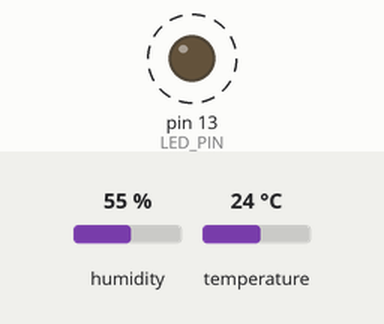
This sketch was run on a simulated Arduino Uno, built with avr-gcc and run on an emulated ATmega328P. On the bench: output pins drawn as LEDs (lit = HIGH). Dashed ring = blinking. The test bench sets the inputs (shaded band); at power-on: humidity 55 %, temperature 24 °C. What the sketch prints to the serial monitor is not drawn.

Above: at 3.1 s.
3.2 s: humidity set to 31 %
6.7 s: humidity set to 28 %
12.9 s: temperature set to 12 °C
Timing chart, 0 to 25.4 s (numbered marks = the images above; inputs shaded):
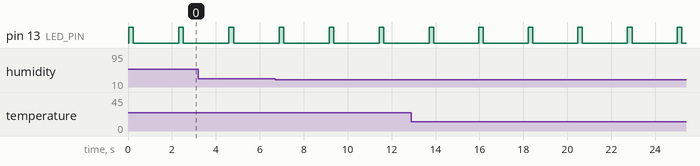

The sketch:

dhtwithled.ino
```cpp
#include <dht.h>

// Define the pin where the DHT sensor is connected
#define DHT_PIN 9
#define LED_PIN 13 // Internal LED pin
dht DHT; // Create an instance of the dht class

void setup() {
  Serial.begin(9600);
  pinMode(LED_PIN, OUTPUT); // Set the LED pin as an output
}

void loop() {
  int chk = DHT.read11(DHT_PIN); // Use read11() for DHT11 or read22() for DHT22

  // Check the status of the DHT sensor reading
  if (chk == DHTLIB_OK) {
    Serial.println("DHT sensor reading successful!");

    // Blink the internal LED to indicate a successful reading
    digitalWrite(LED_PIN, HIGH); // Turn the LED ON
    Serial.println("LED is ON (indicating successful reading)");
    delay(200); // LED ON for 200 milliseconds
    digitalWrite(LED_PIN, LOW); // Turn the LED OFF
    Serial.println("LED is OFF");

    // Print humidity and temperature
    Serial.print("Humidity: ");
    Serial.print(DHT.humidity);
    Serial.print(" %\t");
    Serial.print("Temperature: ");
    Serial.print(DHT.temperature);
    Serial.println(" *C");

    // Use if-else statements to categorize temperature
    if (DHT.temperature < 20) {
      Serial.println("It's quite cold!");
    } else if (DHT.temperature >= 20 && DHT.temperature <= 30) {
      Serial.println("The temperature is comfortable.");
    } else {
      Serial.println("It's quite hot!");
    }

    // Use if-else statements to categorize humidity
    if (DHT.humidity < 30) {
      Serial.println("The air is dry.");
    } else if (DHT.humidity >= 30 && DHT.humidity <= 60) {
      Serial.println("Humidity levels are optimal.");
    } else {
      Serial.println("It's very humid!");
    }
  } else {
    // Handle error codes
    if (chk == DHTLIB_ERROR_CHECKSUM) {
      Serial.println("Error: Checksum error.");
    } else if (chk == DHTLIB_ERROR_TIMEOUT) {
      Serial.println("Error: Timeout error.");
    } else {
      Serial.println("Error: Unknown error.");
    }

    // Blink the LED twice to indicate an error
    for (int i = 0; i < 2; i++) {
      digitalWrite(LED_PIN, HIGH);
      Serial.println("LED is ON (indicating error)");
      delay(200);
      digitalWrite(LED_PIN, LOW);
      Serial.println("LED is OFF");
      delay(200);
    }
  }

  // Wait 2 seconds before the next reading
  delay(2000);
}
```

blink_led.ino
```cpp

```

Measured:
- by itself, pin 13 (LED_PIN): alternates HIGH for 0.21 s and LOW for 2.0 s
